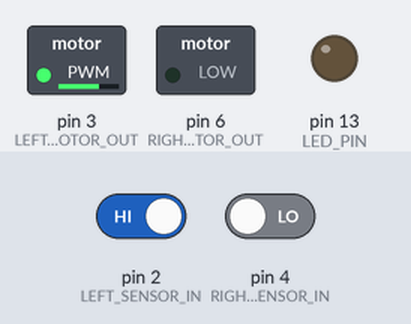
The program below on a simulated Arduino Uno, built with avr-gcc and run on an emulated ATmega328P. On the bench: switched loads named in the program (green lamp = pin HIGH), output pins drawn as LEDs (lit = HIGH). Inputs (shaded band) come from the test bench; at power-on: pin 2 (LEFT_SENSOR_IN) HIGH, pin 4 (RIGHT_SENSOR_IN) LOW.

Above: at 1.2 s.
1.3 s: pin 2 (LEFT_SENSOR_IN) driven LOW
At 2.5 s:
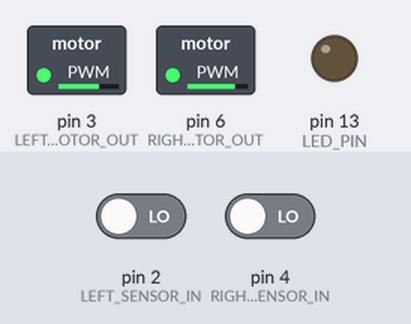
2.8 s: pin 4 (RIGHT_SENSOR_IN) driven HIGH
At 3.7 s:
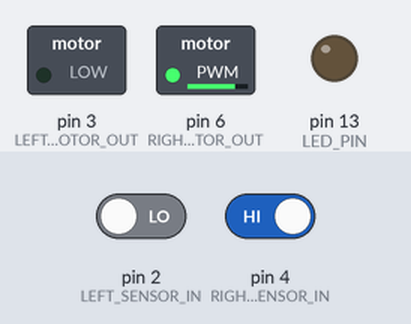
4.3 s: pin 4 (RIGHT_SENSOR_IN) driven LOW
At 4.8 s:
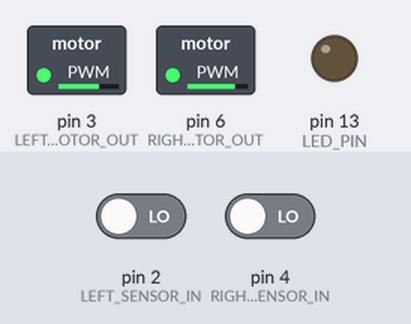
5.8 s: pin 2 (LEFT_SENSOR_IN) driven HIGH
At 7.0 s:
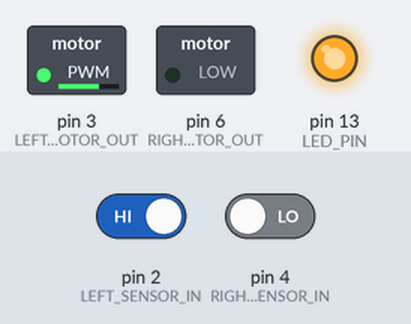
7.3 s: pin 2 (LEFT_SENSOR_IN) driven LOW
At 8.3 s:
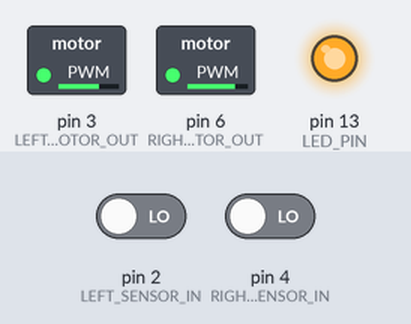
Timing chart, 0 to 9.8 s (numbered marks = the images above; inputs shaded):
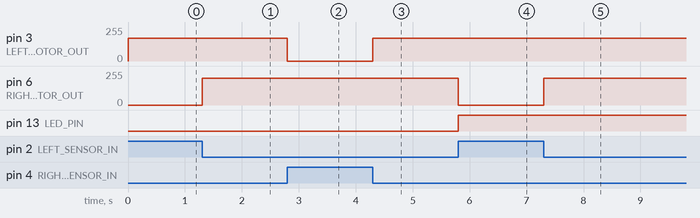

Measured:
- after the input at 1.3 s, pin 6 (RIGHT_MOTOR_OUT): 0/255 → 200/255 at once
- after the input at 2.8 s, pin 3 (LEFT_MOTOR_OUT): 170/255 → 0/255 at once
- after the input at 4.3 s, pin 3 (LEFT_MOTOR_OUT): 0/255 → 170/255 at once
- after the input at 5.8 s, pin 6 (RIGHT_MOTOR_OUT): 200/255 → 0/255 at once; pin 13 (LED_PIN): LOW → HIGH at once
- after the input at 7.3 s, pin 6 (RIGHT_MOTOR_OUT): 0/255 → 200/255 at once

The program:

main.cpp
```cpp
#include <Arduino.h>

#define LEFT_MOTOR_OUT 3
#define RIGHT_MOTOR_OUT 6
#define LEFT_SENSOR_IN 2
#define RIGHT_SENSOR_IN 4
#define LED_PIN 13
#define RIGHT_SPEED 200
#define LEFT_SPEED 170

#define RIGHT true;
#define LEFT false;

int liveTime;
bool direction;

void setup()
{
  pinMode(LEFT_MOTOR_OUT, OUTPUT);
  pinMode(RIGHT_MOTOR_OUT, OUTPUT);
  pinMode(LEFT_SENSOR_IN, INPUT);
  pinMode(RIGHT_SENSOR_IN, INPUT);
  pinMode(LED_PIN, OUTPUT);
  direction = RIGHT;
  liveTime = 0;
}

void loop()
{
  bool leftNotOver = digitalRead(LEFT_SENSOR_IN);
  bool rightNotOver = digitalRead(RIGHT_SENSOR_IN);

  liveTime++;

  if (!leftNotOver && !rightNotOver)
  {
    analogWrite(LEFT_MOTOR_OUT, LEFT_SPEED);
    analogWrite(RIGHT_MOTOR_OUT, RIGHT_SPEED);
  }
  else if (direction)
  {
    if (leftNotOver)
    {
      analogWrite(LEFT_MOTOR_OUT, LEFT_SPEED);
      analogWrite(RIGHT_MOTOR_OUT, 0);
    }
    else
    {
      analogWrite(LEFT_MOTOR_OUT, 0);
      analogWrite(RIGHT_MOTOR_OUT, RIGHT_SPEED); // Initial burst is max speed for better acceleration
      direction = LEFT;
      digitalWrite(LED_PIN, LOW);
      liveTime = 0;
    }
  }
  else
  {
    if (rightNotOver)
    {
      analogWrite(RIGHT_MOTOR_OUT, RIGHT_SPEED);
      analogWrite(LEFT_MOTOR_OUT, 0);
    }
    else
    {
      analogWrite(RIGHT_MOTOR_OUT, 0);
      analogWrite(LEFT_MOTOR_OUT, LEFT_SPEED);

      direction = RIGHT;
      digitalWrite(LED_PIN, HIGH);
      liveTime = 0;
    }
  }
}
```
